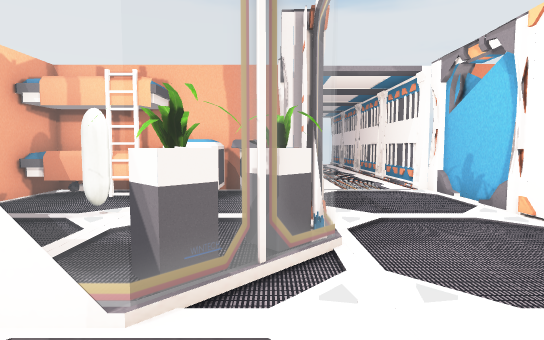
View 1 (above)

17 first-person views from a walk through a 3-D level made in the Unity game engine. The camera is 1.4 m above the floor, tilts 4° down and sees 80° across. The floor is counted in squares, 1 m on a side. Each view is taken from the middle of a square. On the plan, view 1 faces up. The plan holds only what a view shows up to about 15 squares ahead; the rest is blank. Some surface patterns are stand-ins.

View 2
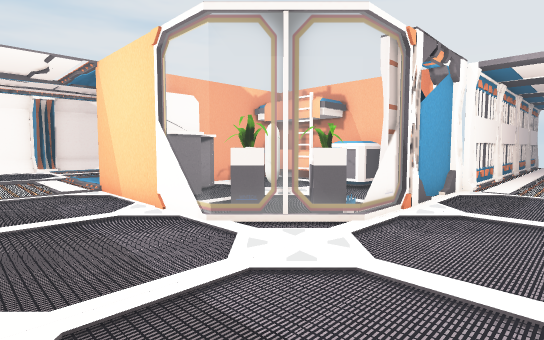

View 3
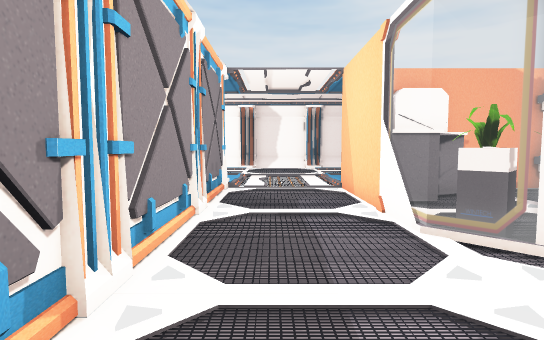

View 4
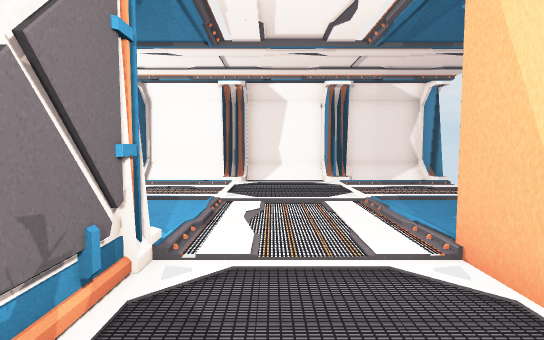

View 5
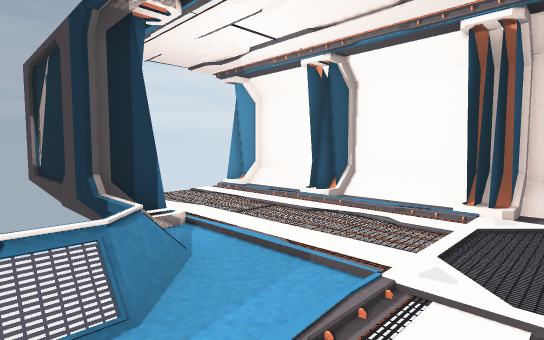

View 6
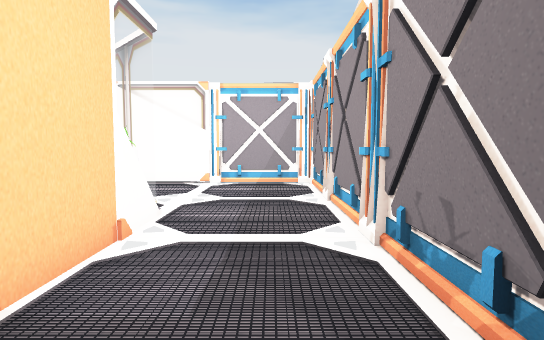

View 7
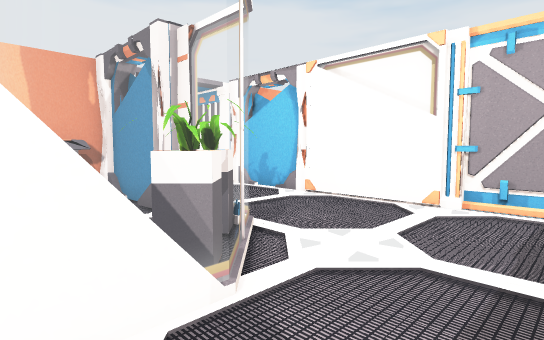

View 8
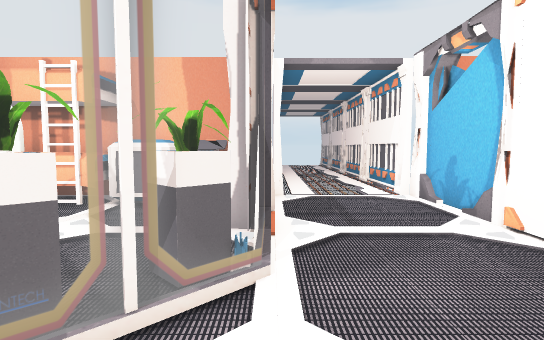

View 9
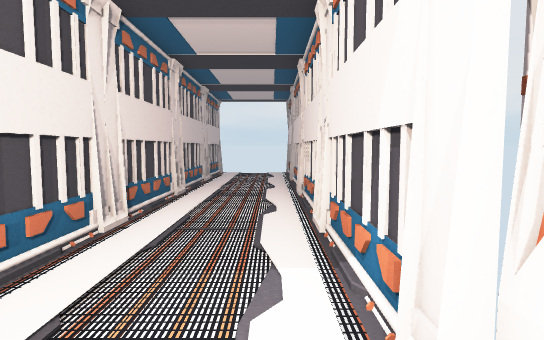

View 10
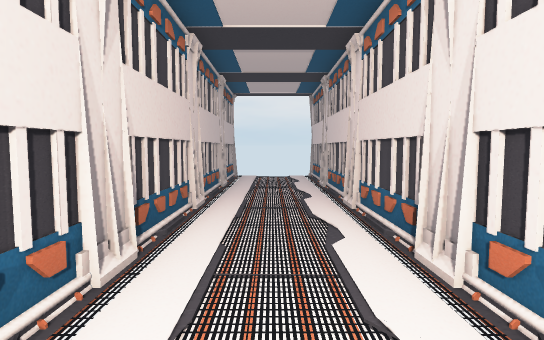

View 11
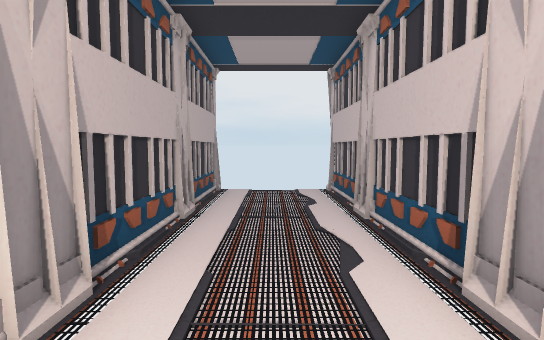

View 12
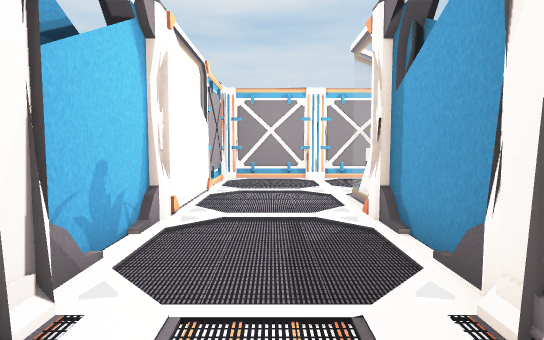

View 13
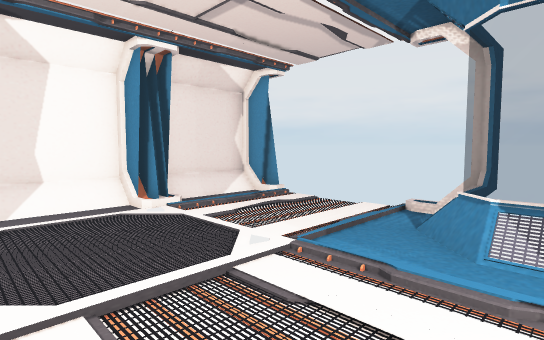

View 14
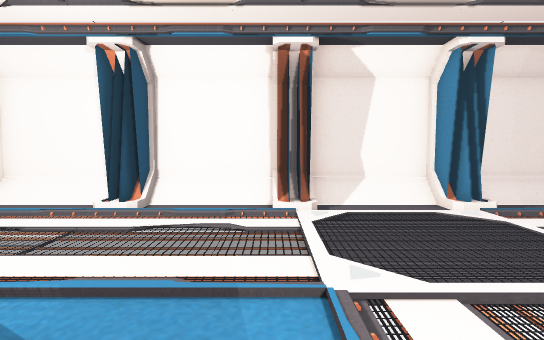

View 15
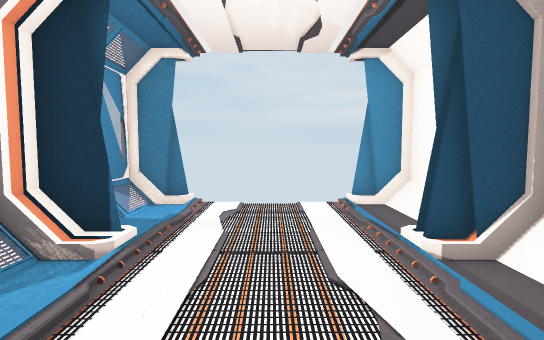

View 16
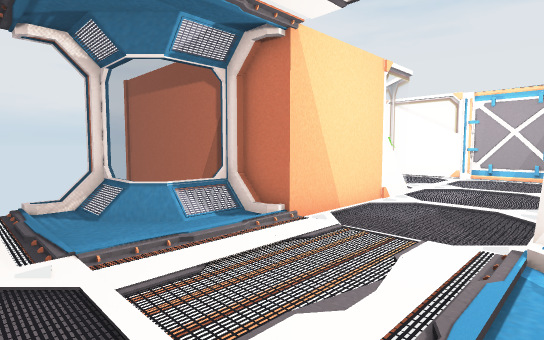

View 17
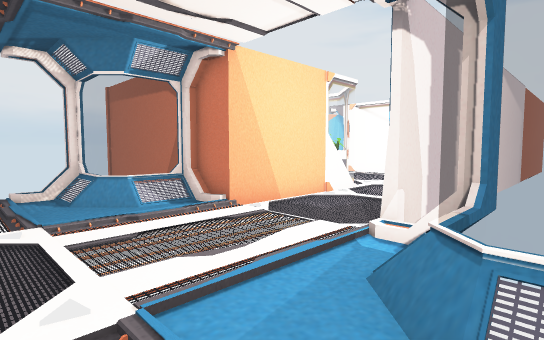

### Floor plan
Key: @ floor where view 1 was taken; # wall or solid block; . main floor; : floor 0.25 m higher than the main floor; / step, stairs or slope; = window, fence, low wall or low ledge; B bed; C container; N console; P plant; S shelf; A cabinet; O other object.
Columns run from 17 left of view 1 to 7 right of it. Each row starts with its distance up from view 1.
 27                   #
 26                   #...#
 25                   #...#
 24                   #...#
 23                   #...#
 22                   #...#
 21                   #...#
 20                   #...#
 19                   #...#
 18                   #...#
 17                   #...#
 16                   #...#
 15                   #...#
 14                   #...#
 13                   #...#
 12                   #...#
 11           #########...##
 10           #BBB CNNO...OO
  9           #BBBCCCOO...OO
  8           #......OO...OO
  7        #  #..#...OO...OO
  6 ##/.../## # ......=...#
  5 #/:...:#= SSA...PP=...=
  4 #/:...::==#S A..PP....=
  3 ##/...::::#AAA#PP.....=
  2 ##/::::...............#
  1 #/:::::...............#
  0 #/:::::..........@....#
 -1 ##/::::...............#
 -2 ##/...::::###############
 -3 #/:...:#==#
 -4 #/:.../#=
 -5 ##/.../##
 -6 ##/.../##
 -7 #/:...:/=
 -8 #/:...//=
 -9 ##/.../##

Positions as (right, up) in squares from view 1, and headings:
1: (0, 0), facing up
2: (4, -1), facing up-left
3: (4, 0), facing left
4: (-3, 0), facing left
5: (-8, 0), facing down-left
6: (-8, 0), facing right
7: (-3, 0), facing up-right
8: (1, 1), facing up
9: (4, 9), facing up
10: (3, 11), facing up
11: (3, 16), facing up
12: (3, 13), facing down
13: (-8, -1), facing up-left
14: (-8, -2), facing left
15: (-13, -1), facing down
16: (-12, -2), facing up-right
17: (-12, -4), facing up-right
